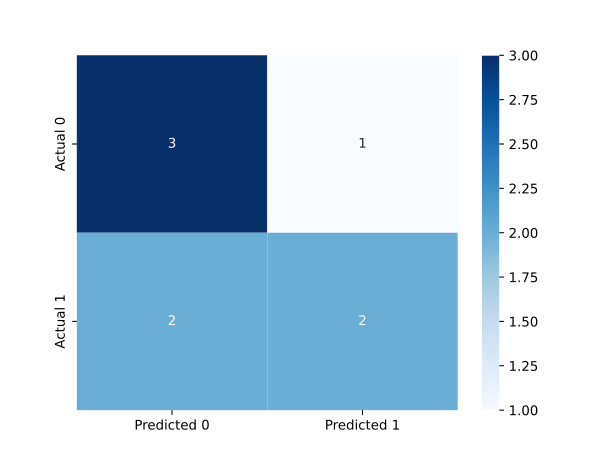

Recreate this plot in Python.
from sklearn.metrics import confusion_matrix
import matplotlib.pyplot as plt
import seaborn as sns

y = [0, 1, 0, 0, 1, 0, 1, 1]  # 真实值（Ground truth）
y_hat = [0, 0, 1, 0, 1, 0, 1, 0]  # 预测值（Predicted labels）

print(confusion_matrix(y, y_hat))  # 第一个参数是真实值，第二个参数是预测值

sns.heatmap(
    confusion_matrix(y, y_hat),
    annot=True,  # 在图中显示数字
    cmap=plt.cm.Blues,  # 颜色
    fmt='d',  # 数字格式, d: 整数
    xticklabels=['Predicted 0', 'Predicted 1'],  # x 轴标签
    yticklabels=['Actual 0', 'Actual 1']  # y 轴标签
)

plt.savefig('confusion_matrix.svg')  # 保存图片
